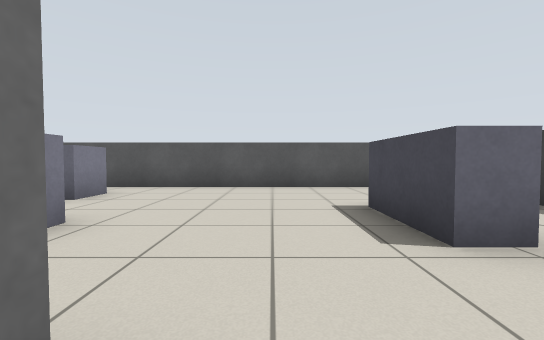
View 1 (above)

17 first-person views from a walk through a robot-simulator world made for Gazebo. The camera is 0.72 m above the floor, tilts 2° down and sees 90° across. The floor is counted in squares, 1 m on a side. Each view is taken from the middle of a square. On the plan, view 1 faces up. The plan holds only what a view shows up to about 9 squares ahead; the rest is blank. The place goes on beyond the plan.

View 2
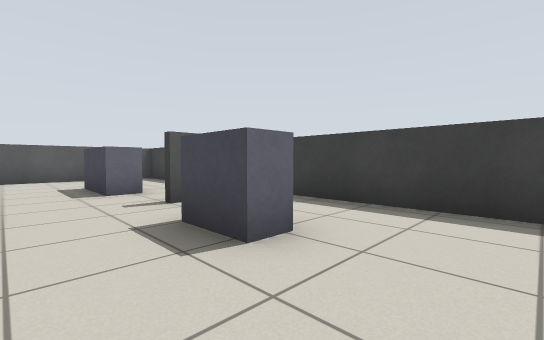

View 3
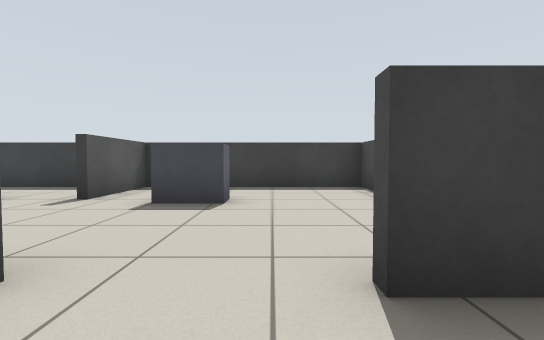

View 4
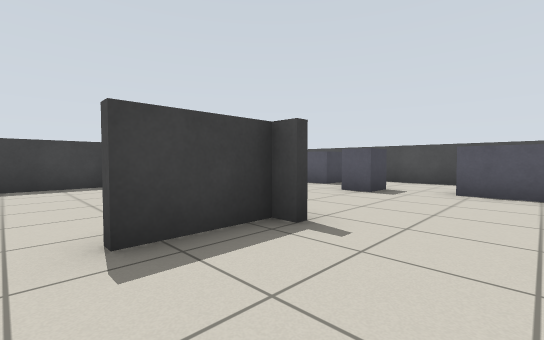

View 5
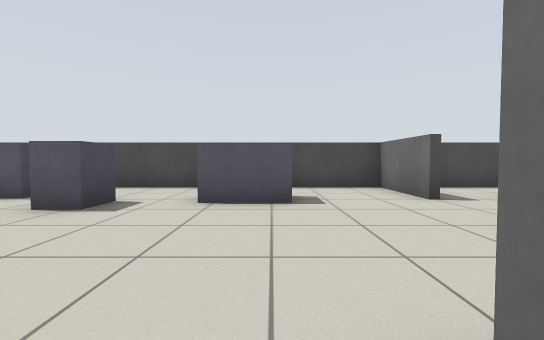

View 6
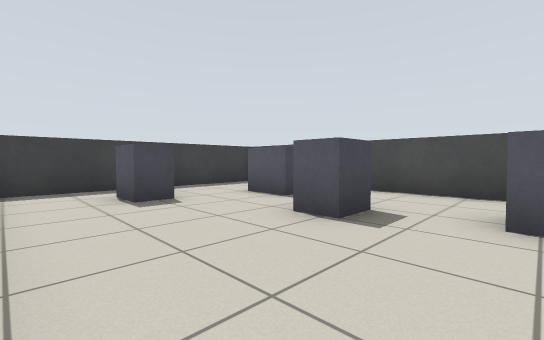

View 7
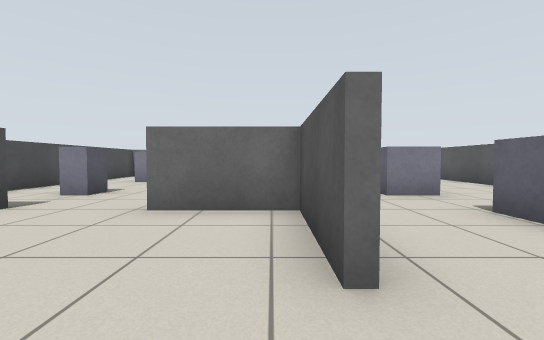

View 8
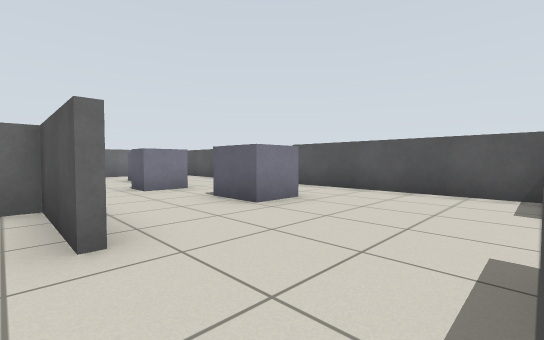

View 9
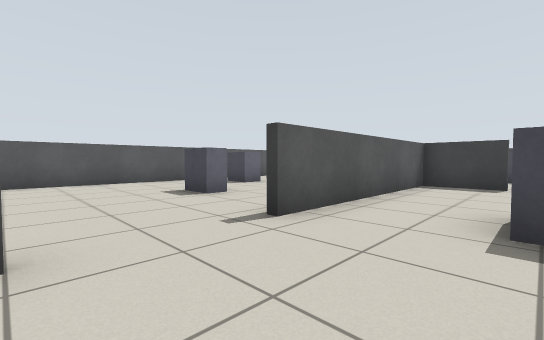

View 10
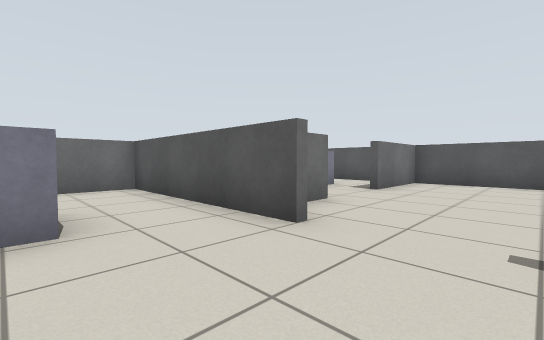

View 11
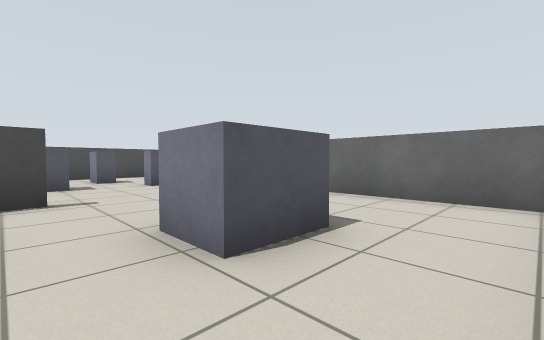

View 12
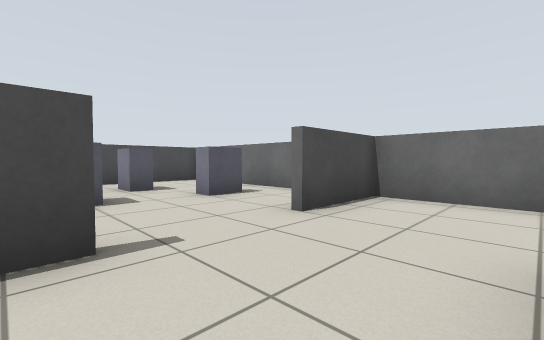

View 13
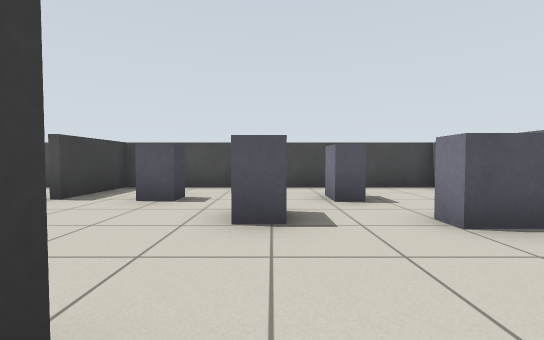

View 14
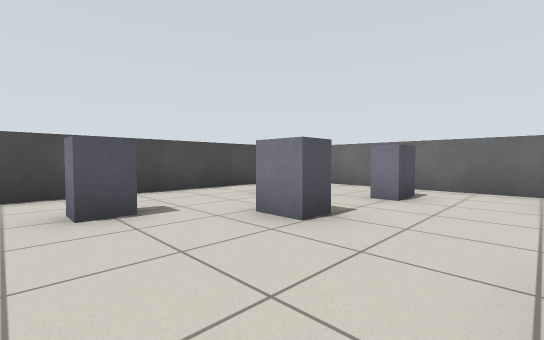

View 15
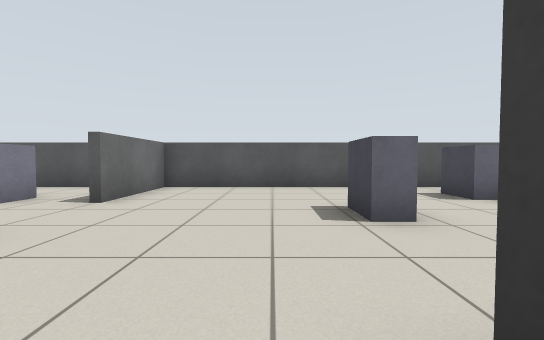

View 16
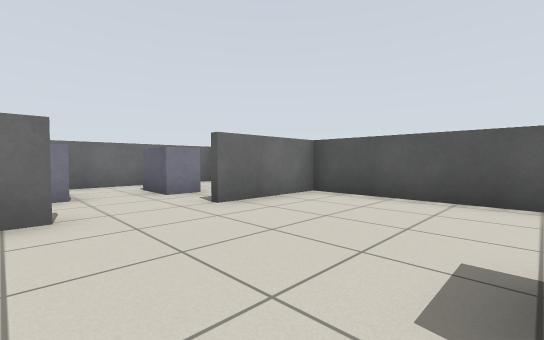

View 17
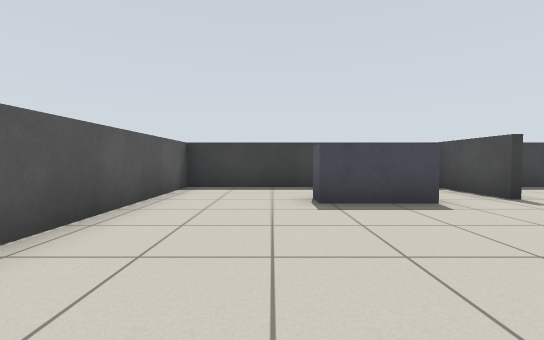

### Floor plan
Points are (right, up) in squares from view 1. A wall is a line through its corners. A room is listed if a view was taken in it or the views show most of it. See-through windows are left out.
Room 1 (views 1, 2)
walls: (3.4, -5.4) (4.3, -5.4) (4.3, 0.4) (2, 0.4)
ways out: opening at (-2, -2.5) to room 2; opening at (0.5, 1) to room 2
objects: grey box (2, -2) to (2, -1)
Room 2 (views 3, 4, 5, 6, 7, 8, 9, 10, 11, 12, 13, 14, 15, 16, 17)
walls: (-4.4, -5.6) (-6.9, -5.6) (-6.9, -7.9); (-1.6, -1.5) (-1.6, 0.4) (-7.5, 0.4); (-1.6, -5.4) (-1.6, -3.5); (-10.6, -5.4) (-9.9, -5.4); (-10, 0.4) (-15.3, 0.4) (-15.3, -5.4) (-13, -5.4); (-6.9, -10) (-6.9, -12.4); (-10.9, 2.5) (-10.9, 1.8); (2, 0.6) (4.3, 0.6) (4.3, 7.3) (-10.9, 7.3) (-10.9, 4.5); (-7.1, -12.4) (-7.1, -10); (-15.3, -5.9) (-15.3, -12.3) (0.5, -12.3); (2.4, -12.3) (3.5, -12.3); (4.3, -11.5) (4.3, -5.9)
ways out: opening at (-2, -2.5) to room 1; opening at (0.5, 1) to room 1; opening at (-11, 3.5)
objects: grey box (-14, -8) to (-13, -8); grey box (-12, -10); grey box (-12, -3) to (-11, -2); grey box (-11, -9) to (-11, -8); grey box (-9, -10); grey box (-9, -3); grey box (-7, -3) to (-6, -2); grey box (-7, 3) to (-7, 4); grey box (-4, -10) to (-3, -10); grey box (-4, 3) to (-3, 3); grey box (-4, 5) to (-4, 6); grey box (-1, -10) to (-1, -9); grey box (1, -11) to (2, -10); grey box (2, -8) to (3, -8); grey box (2, 2) to (2, 4)

Where each view was taken, in squares from view 1:
view 1: 0 up, 0 right, facing up
view 2: 4 down, 0 right, facing up-right
view 3: 3 down, 3 left, facing right
view 4: 3 down, 4 left, facing down-right
view 5: 5 down, 4 left, facing down
view 6: 6 down, 3 left, facing down-right
view 7: 6 down, 3 left, facing left
view 8: 6 down, 2 left, facing up-left
view 9: 2 down, 10 left, facing up-right
view 10: 2 down, 8 left, facing up-left
view 11: 0 up, 10 left, facing down-left
view 12: 3 down, 10 left, facing down-left
view 13: 5 down, 11 left, facing down
view 14: 6 down, 8 left, facing down-left
view 15: 0 up, 8 left, facing up
view 16: 2 up, 7 left, facing up-left
view 17: 5 up, 3 left, facing right
